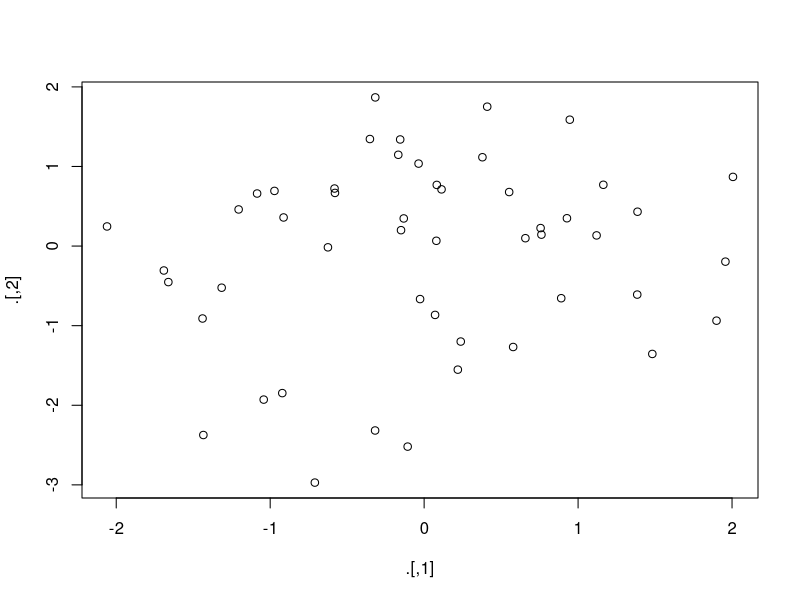
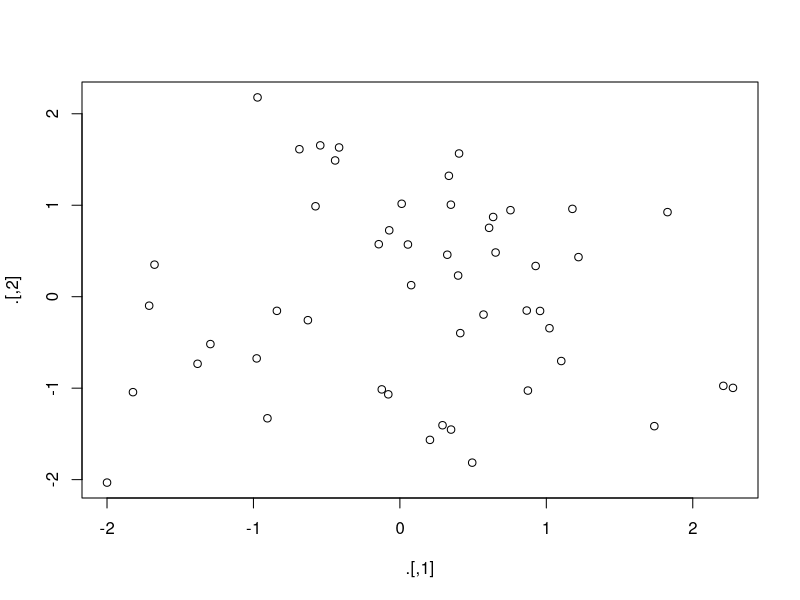

Here is the R script that generated these plots, in order:
## ---- chunk 1
knitr::opts_chunk$set(echo = TRUE)
## ---- chunk 2

## ---- chunk 3
library(magrittr)
## ---- chunk 4
assign("x", 10) 
x
## ---- chunk 5
"x" %>% assign(100) 
x
## ---- chunk 6
env <- environment()
"x" %>% assign(100, envir = env) 
x
## ---- chunk 7
tryCatch(stop("!"), error = function(e) "An error")
## ---- chunk 8
rnorm(100) %>%
  matrix(ncol = 2) %>%
  plot() %>%
  str()
## ---- chunk 9
rnorm(100) %>%
  matrix(ncol = 2) %T>%
  plot() %>%
  str()

## ---- chunk 10
mtcars %$%
  cor(disp, mpg)
## ---- chunk 11
mtcars <- mtcars %>% 
  transform(cyl = cyl * 2)
## ---- chunk 12
mtcars %<>% transform(cyl = cyl * 2)
